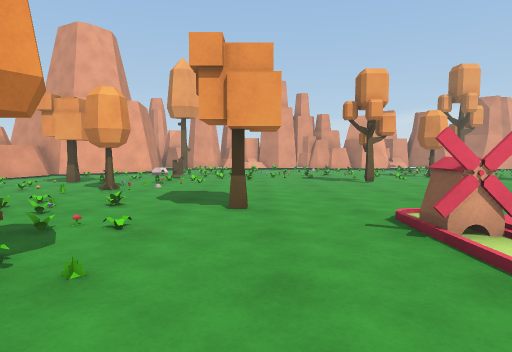
View 1 (above)

21 first-person views from a walk through a Unity game level. The camera is 1.2 m above the floor, tilts 4° down and sees 75° across. The floor is counted in squares, 1 m on a side. Each view is taken from the middle of a square. On the plan, view 1 faces up. The plan holds only what a view shows up to about 14 squares ahead; the rest is blank. The place goes on beyond the plan. The player is left out. Surface patterns are stand-ins for the level's own textures.

View 2
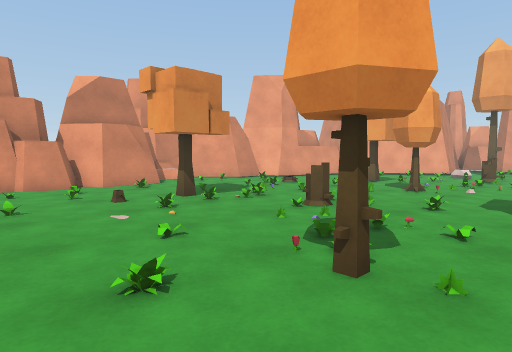

View 3
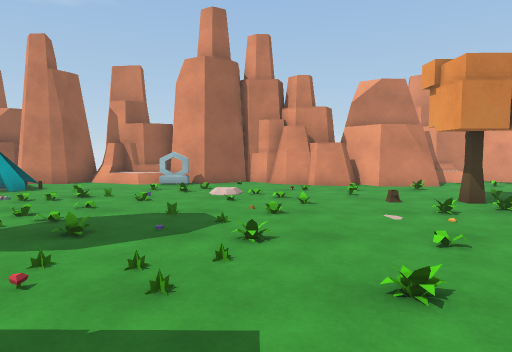

View 4
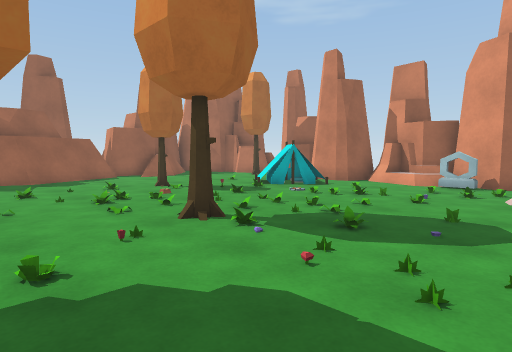

View 5
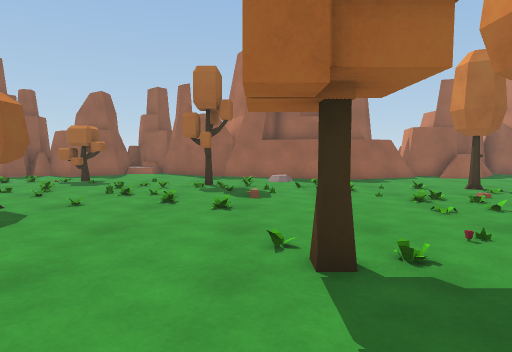

View 6
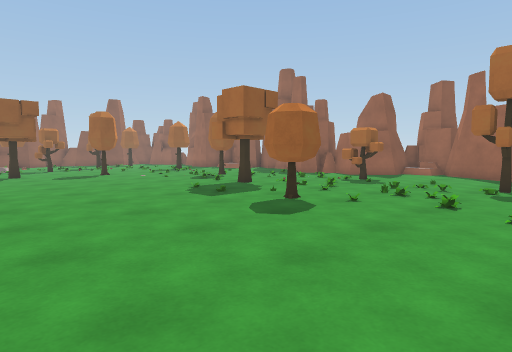

View 7
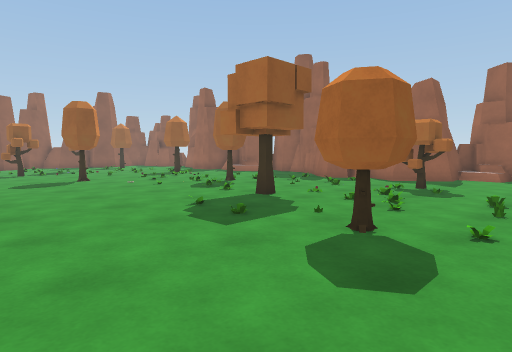

View 8
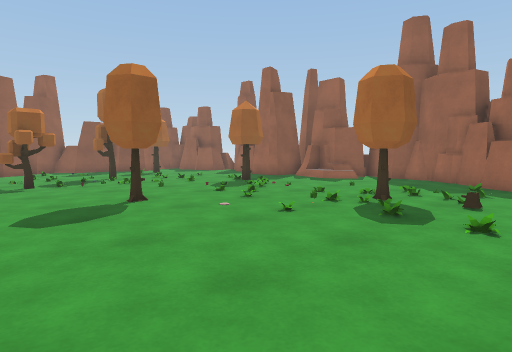

View 9
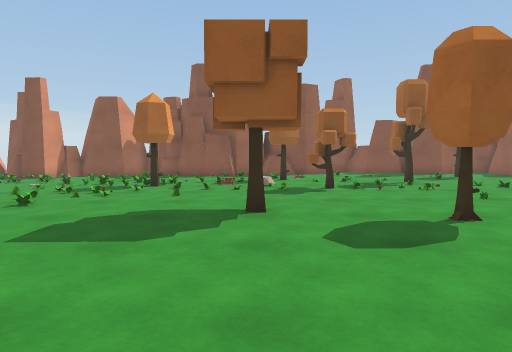

View 10
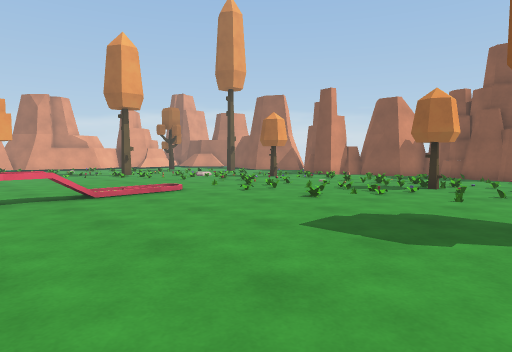

View 11
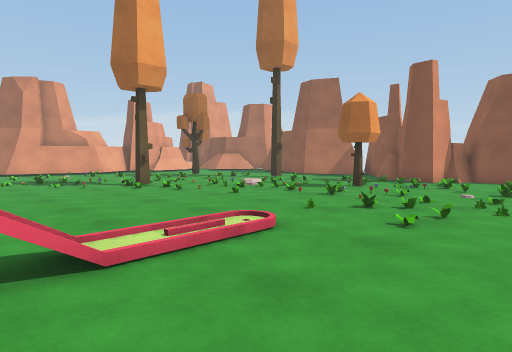

View 12
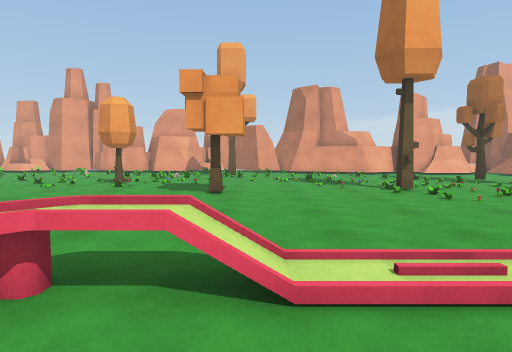

View 13
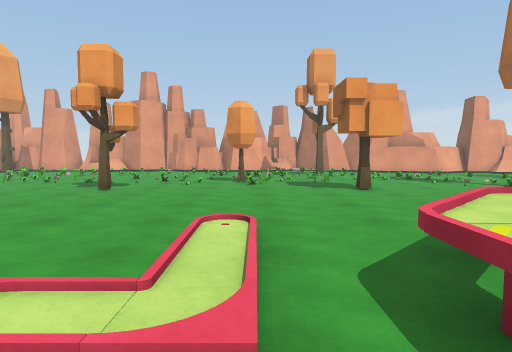

View 14
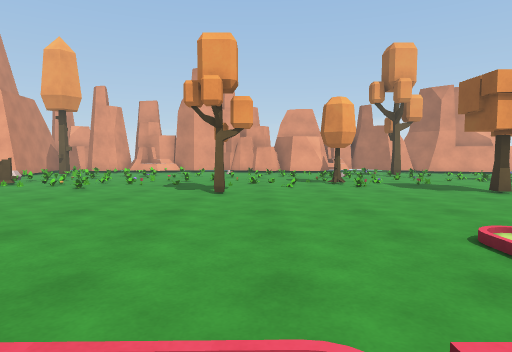

View 15
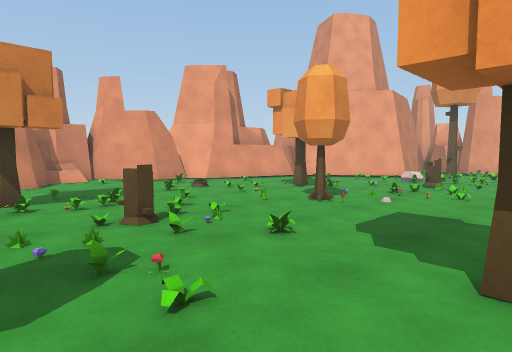

View 16
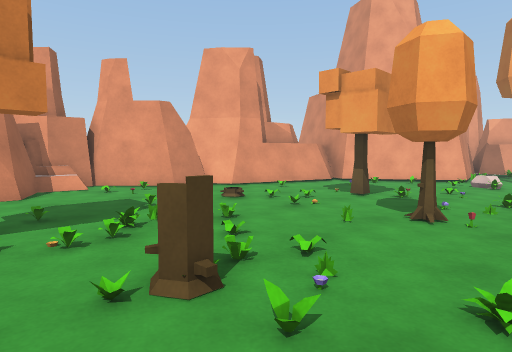

View 17
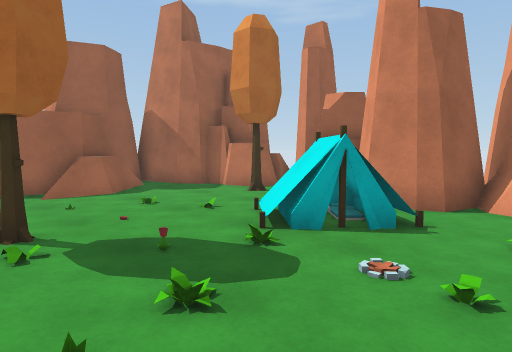

View 18
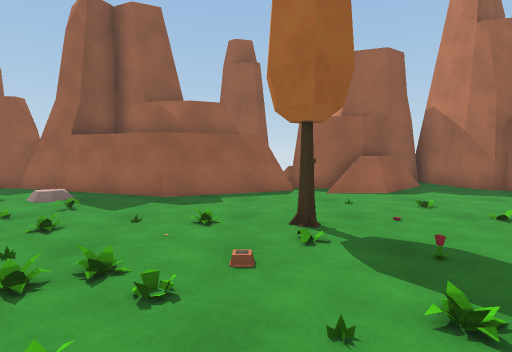

View 19
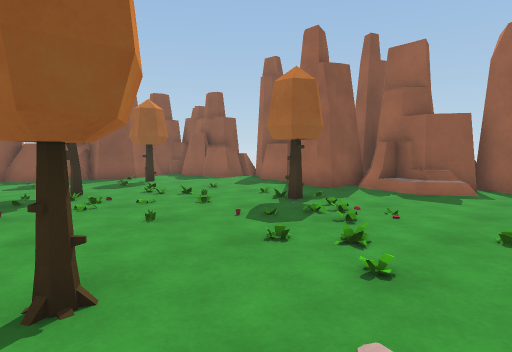

View 20
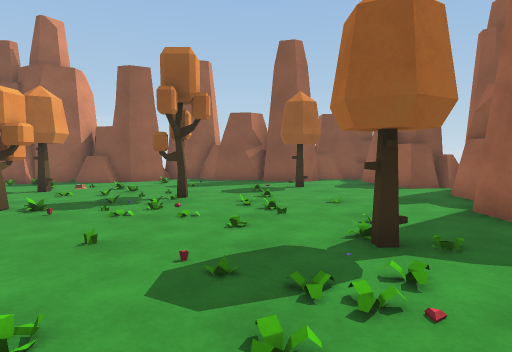

View 21
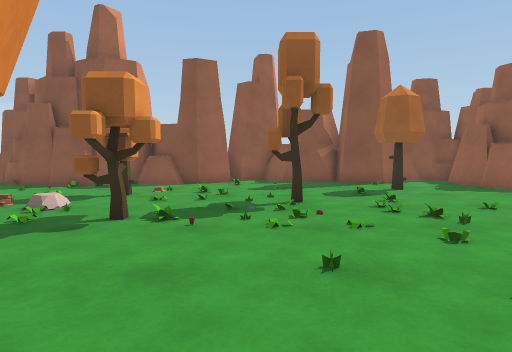

### Floor plan
Key: @ floor where view 1 was taken; # wall or solid block; . main floor; : floor 0.25 m higher than the main floor; + floor 0.75 m higher than the main floor; / step, stairs or slope; = window, fence, low wall or low ledge; T tree; P plant; F flower; W windmill; R rock; S stump; A statue; E tent; B bush; O other object.
Columns run from 17 left of view 1 to 33 right of it. Each row starts with its distance up from view 1.
 18         ........ ......//.  ..O....... ..O.
 17       ......OSOOO.O.......TO..O.....O.//...
 16       ......O......................O.T..O.
 15     #.....O...........T........T....OO.OO
 14    ##....T...OO.......T........T.....O..
 13   ##........OO........................OO.
 12   #R ....O..T..........................O..
 11  ##R ........O.............................
 10  #R........O................................
  9  R=.O..................................O.. O..
  8 RRO.....O...P....T........//............O.O...
  7 RRRR.......SO....T........//..OO/.:..O..O..O..RR
  6   RRR....O.SP.F......///////.+=................R
  5   RRR...T...PO......WW    //O ..........O....:.
  4    R......O...T......  .      .........O..O.
  3    RR........OTP.....      .  ............/     R
  2    R................          ........OO.../    #
  1 R #R...//.......             ............ O.. .R
  0 R #.../..O..P.. .@ ...       ............ T..OO#
 -1 R #R../...O..P..  ....................O.......RR  R
 -2 RR##.//...POFP............................ ....#  R
 -3 R #A...O....O...T...................T.......... # R
 -4   R ...O...O.OOBTT..................TT...O.TT..RR
 -5   R ..../...T..........................TTT..TO.R
 -6  #RR.......O..........TT...........T....T......R
 -7   R#..E...P...........TTO.........TT....O...... RR
 -8    #REEE/...//.............T............O.OO.....#
 -9    # EEE.F....O..O...O....TT.........P..O. T....RR
-10  RRR  ....T. ....O...../...T...TO....O..........
-11   R .....O...O.....T....:.....#T...............RR
-12 R#R T....O...../...T..........T...OF.OT.O...TT.#
-13  #RR............:....O.TT .../.......TT.....TT.R
-14  RRR........####........T........O..............R
-15   RRR..==#=#######....... .   ..................#
-16     #.=#####     ###R...RRR  RR....OOR###...RRRRR
-17     #.##           ## ..RR   #R#RRRRRRR RRRRRR
-18     ###             RRRRR     R##RR   RRRRR RR

Positions as (right, up) in squares from view 1, and headings:
1: (0, 0), facing up
2: (-1, 0), facing up-left
3: (-1, 0), facing left
4: (-1, 0), facing down-left
5: (0, 0), facing down
6: (0, 0), facing down-right
7: (3, -2), facing down-right
8: (10, -3), facing down-right
9: (12, -3), facing right
10: (12, -3), facing up-right
11: (14, 3), facing up-right
12: (15, 4), facing up
13: (10, 3), facing up
14: (6, 4), facing up
15: (0, 4), facing up-left
16: (-3, 5), facing up-left
17: (-6, -5), facing down-left
18: (-6, -5), facing down
19: (15, -6), facing down-right
20: (16, -11), facing right
21: (17, -8), facing right
